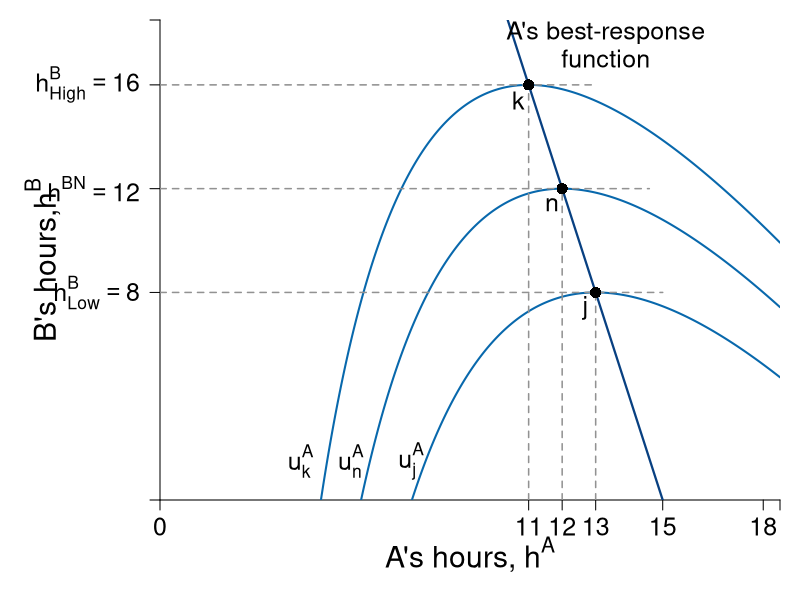

Recreate this plot in R.
require(shape)
pdf(file = "coordination_failures/coord_indiff_brf.pdf", width = 9, height = 7)

#Set parameters for graphics
pointsize <- 1.8
axislabelsize <- 1.8
labelsize <- 1.5
namesize <- 1.8
annotatesize <- 1.5
graphlinewidth <- 2
segmentlinewidth <- 1.5

COL <- c("#7fc97f", "#beaed4", "#fdc086", "#ffff99", "#386cb0", "#f0027f", "#bf5b17", "#666666")
COLA <- c("#99d8c9","#66c2a4","#41ae76", "#238b45", "#005824")
COLB <- c("#4eb3d3", "#2b8cbe", "#0868ac","#084081")
Grays <- gray.colors(25, start = 1, end = 0)

par(mar =  c(5, 8, 1, 1))


uA <- function(ea, eb, alpha = 30, beta = 1/2) {
  (alpha - beta*(ea + eb))*ea - 0.5*(ea)^2
}

hANE <- function(alpha, beta = 1/2){
  alpha/(1 + 3*beta)
}

brfA <- function(ea, alpha = 30, beta = 1/2) {
  (alpha - ea*(1 + 2*beta))/(beta)
}


xlims <- c(0, 18.5)
ylims <- c(0, 18.5)

npts <- 501 
x <- seq(xlims[1], xlims[2], length.out = npts)
y <- seq(ylims[1], ylims[2], length.out = npts) 
a <- c(uA(11, brfA(11)), 
       uA(hANE(alpha = 30, beta = 1/2), hANE(alpha = 30, beta = 1/2)), 
       uA(13, brfA(13))
)

plot(0, 0, xlim = xlims, ylim = ylims, type = "n",
     xlab = expression(paste("")),
     ylab = expression(paste("")), 
     xaxt = "n", 
     yaxt = "n", 
     cex.lab = axislabelsize, 
     bty = "n",
     xaxs = "i", 
     yaxs = "i")

ticksy <- c(0,  brfA(13), 12,  brfA(11), ylims[2])
ylabels <- c(NA, expression(paste(h[Low]^B) == 8), expression(paste(h^{BN}) == 12), expression(paste(h[High]^B) == 16), NA)
ticksx <- c(0, 11, 12, 13,  15, 18, xlims[2])
xlabels <- c(0, 11, 12, 13, 15, 18, NA)
  
  
axis(1, at = ticksx, pos = 0, labels = FALSE)
axis(2, at = ticksy, pos = 0, labels = ylabels, las = 1, cex.axis = labelsize)

text(x = c(0, 11, 12, 13, 15, 18), par("usr")[3] - 0.4, 
     labels = xlabels, srt = 0, pos = 1, xpd = TRUE, cex = labelsize)
  
npts <- 500 
xx1 <- seq(xlims[1], xlims[2], length.out = npts)
lines(xx1, brfA(xx1, alpha = 30, beta = 1/2), col = COLB[4], lwd = graphlinewidth + 0.2)
  
  
contour(y, x, 
        outer(x, y, uA),
        drawlabels = FALSE,
        col = COLB[3],
        lwd = graphlinewidth,
        levels = a, 
        xaxs = "i", 
        yaxs = "i", 
        add = TRUE) 
  
text(0.5*xlims[2], -2.1, expression(paste("A's hours, ", h^A)), xpd = TRUE, cex = axislabelsize)
text(-3.5, 9.25, expression(paste("B's hours,", h^B)), xpd = TRUE, cex = axislabelsize, srt = 90) 

#Label the iso-welfare functions for the A
text(4.2, 1.5, expression(u[k]^A), cex = annotatesize)
text(5.7, 1.5, expression(u[n]^A), cex = annotatesize)
text(7.5, 1.5, expression(u[j]^A), cex = annotatesize)

#Label Nash Equilibrium 
segments(0, 12, 14.6, 12, lty = 2, col = Grays[18], lwd = segmentlinewidth)
segments(12, 0, 12, 12, lty = 2, col = Grays[18], lwd = segmentlinewidth)
points(12, 12, pch = 16, col = "black", cex = 1.5)
text(12 - 0.3, 12 - 0.6, expression(paste("n")), cex = labelsize)

segments(0,  brfA(13),  13 + 2,  brfA(13), lty = 2, col = Grays[18], lwd = segmentlinewidth)
segments(13, 0,  13,  brfA(13), lty = 2, col = Grays[18], lwd = segmentlinewidth)
points(13, brfA(ea = 13), pch = 16, col = "black", cex = 1.5)
text(13 - 0.3, brfA(ea = 13) - 0.6, expression(paste("j")), cex = labelsize)
  
segments(0, brfA(11), 11 + 2, brfA(11), lty = 2, col = Grays[18], lwd = segmentlinewidth)
segments(11, 0, 11, brfA(11), lty = 2, col = Grays[18], lwd = segmentlinewidth)
points(11, brfA(11), pch = 16, col = "black", cex = 1.5)
text(11 - 0.3, brfA(11) - 0.6, expression(paste("k")), cex = labelsize)
  
text(13.3, 18, expression(paste("A's best-response")), xpd = TRUE, cex = labelsize)
text(13.3, 17, expression(paste("function")), xpd = TRUE, cex = labelsize)

  
dev.off()
